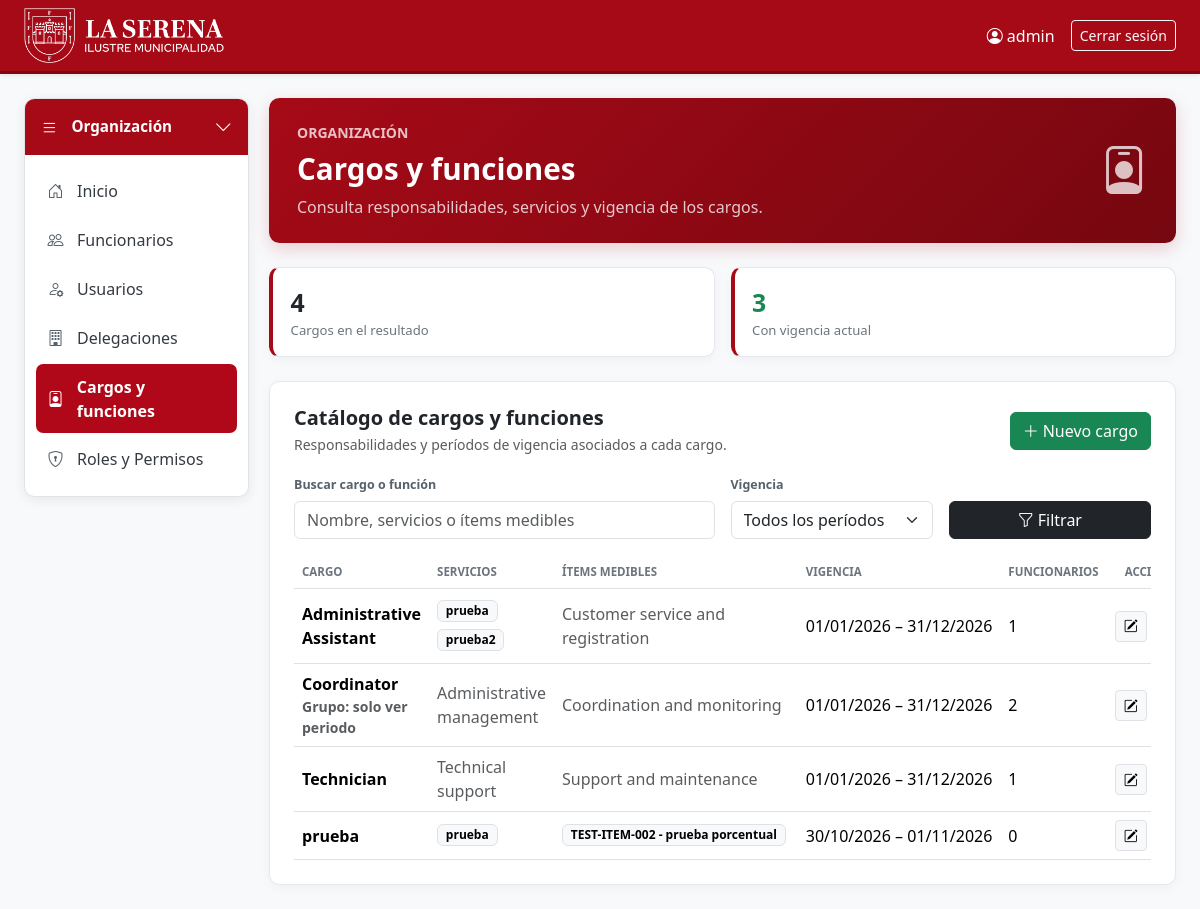
Screenshot of /organization/cargos-funciones/ (signed in) with the database file from the repository.
### organization/models.py (models this page shows, shortened)
class PositionFunction(BaseModel):
    position_id = models.BigAutoField(primary_key=True)
    position_name = models.CharField(max_length=150)
    measurable_items = models.TextField()
    catalog_items = models.ManyToManyField(
        "planning_measurements.MeasurementItem",
        blank=True,
        related_name="associated_positions",
        verbose_name="Ítems de medición del catálogo",
    )
    services = models.TextField()
    catalog_services = models.ManyToManyField(
        "registration_validation.Service",
        blank=True,
        related_name="positions",
        verbose_name="Servicios del catálogo",
    )
    weightings = models.TextField()
    validity_start = models.DateField()
    validity_end = models.DateField()
    group = models.ForeignKey(
    "auth.Group",
    on_delete=models.PROTECT,
    null=True,
    blank=True,
    related_name="positions",
    verbose_name="Grupo de permisos",
)
    class Meta:
        verbose_name = "Position and Role"
        verbose_name_plural = "Positions and Roles"

### registration_validation/models.py (models this page shows, shortened)
class Service(BaseModel):
    service_id = models.BigAutoField(
        primary_key=True,
        verbose_name="ID del servicio",
    )
    code = models.CharField(
        max_length=50,
        unique=True,
        verbose_name="Código",
    )
    name = models.CharField(
        max_length=150,
        verbose_name="Nombre",
    )
    description = models.TextField(
        blank=True,
        verbose_name="Descripción",
    )
    status = models.BooleanField(
        default=True,
        verbose_name="Estado",
    )
    class Meta:
        verbose_name = "Servicio"
        verbose_name_plural = "Servicios"
        ordering = ("name", "service_id")

### planning_measurements/models.py (models this page shows, shortened)
class MeasurementItem(BaseModel):
    item_id = models.BigAutoField(primary_key=True)
    code = models.CharField(
        max_length=20,
        unique=True,
        verbose_name="Código"
    )
    name = models.CharField(
        max_length=150,
        verbose_name="Nombre"
    )
    description = models.TextField(
        blank=True,
        verbose_name="Descripción"
    )
    class ItemType(models.TextChoices):
        QUANTITATIVE = "quantitative", "Cuantitativo"
        PERCENTAGE = "percentage", "Porcentual"
    item_type = models.CharField(
        max_length=20,
        choices=ItemType.choices,
        default=ItemType.QUANTITATIVE,
        verbose_name="Tipo de medición"
    )
    unit = models.CharField(
        max_length=50,
        blank=True,
        verbose_name="Unidad de medida",
    )
    formula = models.TextField(
        blank=True,
        verbose_name="Descripción de la fórmula"
    )
    is_active = models.BooleanField(
        default=True,
        verbose_name="Activo"
    )
    class Meta:
        verbose_name = "Ítem de medición"
        verbose_name_plural = "Ítems de medición"
        ordering = ["code"]

### organization/views.py (the view)
# urls.py: path("cargos-funciones/", views.position_list, name="position_list"),
@organization_access("organization.view_positionfunction")
def position_list(request):
	delegation_id = _delegation_id(request.user)
	employee_filter = Q(employees__deleted_at__isnull=True)
	if not request.user.is_superuser and delegation_id is not None:
		employee_filter &= Q(employees__delegation_id=delegation_id)
	records = _scoped_queryset(
		PositionFunction.objects.annotate(
			employee_count=Count(
				"employees",
				filter=employee_filter,
			)
		).select_related("group"),
		request.user,
		"employees__delegation_id",
	).distinct()
	mutation_context = _handle_mutations(
		request,
		records,
		PositionForm,
		"positionfunction",
		"cargo",
	)
	if mutation_context is None:
		return redirect("organization:position_list")
	positions = records
	search = _query(request.GET.get("q"))
	validity = _query(request.GET.get("validity"))
	today = timezone.localdate()
	if search:
		positions = positions.filter(
			Q(position_name__icontains=search)
			| Q(measurable_items__icontains=search)
			| Q(services__icontains=search)
		)
	if validity == "current":
		positions = positions.filter(
			validity_start__lte=today,
			validity_end__gte=today,
		)
	elif validity == "expired":
		positions = positions.filter(validity_end__lt=today)
	elif validity == "upcoming":
		positions = positions.filter(validity_start__gt=today)
	positions = positions.order_by("position_name")
	context = {
		"positions": positions,
		"total_positions": positions.count(),
		"current_positions": positions.filter(
			validity_start__lte=today,
			validity_end__gte=today,
		).count(),
		"active_page": "positions",
		"page_title": "Cargos y funciones",
		"page_description": "Consulta responsabilidades, servicios y vigencia de los cargos.",
		"page_icon": "bi-person-badge",
	}
	context.update(mutation_context)
	return render(
		request,
		"organization/positions.html",
		context,
	)

### organization/views.py (called while the page is built, shortened)
def _delegation_id(user):
	profile = getattr(user, "profile", None)
	return profile.delegation_id if profile else None

def _scoped_queryset(queryset, user, relation):
	queryset = queryset.filter(deleted_at__isnull=True)
	if user.is_superuser:
		return queryset

def _query(value):
	return value.strip() if value else ""

### templates/organization/positions.html (shortened to what this page needs)
{% extends "organization/base.html" %}
{% block organization_content %}
<div class="row g-3 mb-4">
    <div class="col-12 col-md-6"><div class="section-card metric h-100"><div class="value">{{ total_positions }}</div><div class="label">Cargos en el resultado</div></div></div>
    <div class="col-12 col-md-6"><div class="section-card metric h-100"><div class="value text-success">{{ current_positions }}</div><div class="label">Con vigencia actual</div></div></div>
</div>
<section class="section-card p-3 p-lg-4">
    <div class="d-flex flex-wrap align-items-center justify-content-between gap-3 mb-3">
        <div><h2 class="h5 mb-1 fw-bold">Catálogo de cargos y funciones</h2><p class="text-muted small mb-0">Responsabilidades y períodos de vigencia asociados a cada cargo.</p></div>
        {% if perms.organization.add_positionfunction %}<a class="btn btn-success" href="?modal=create"><i class="bi bi-plus-lg me-1"></i>Nuevo cargo</a>{% endif %}
    </div>
    <form class="row g-3 align-items-end mb-3" method="get">
        <div class="col-12 col-md-6"><label class="filter-label" for="position-search">Buscar cargo o función</label><input id="position-search" name="q" value="{{ request.GET.q }}" class="form-control" placeholder="Nombre, servicios o ítems medibles" type="search"></div>
        <div class="col-12 col-md-3"><label class="filter-label" for="position-validity">Vigencia</label><select id="position-validity" name="validity" class="form-select"><option value="">Todos los períodos</option></select></div>
        <div class="col-12 col-md-3"><button class="btn btn-dark w-100" type="submit"><i class="bi bi-funnel me-1"></i>Filtrar</button></div>
    </form>
    <div class="table-responsive"><table class="table table-hover align-middle mb-0"><thead><tr><th>Cargo</th><th>Servicios</th><th>Ítems medibles</th><th>Vigencia</th><th>Funcionarios</th><th class="text-end">Acciones</th></tr></thead><tbody>
        {% for position in positions %}
        <tr>
            <td class="fw-semibold">{{ position.position_name }}{% if position.group %}<div class="text-muted small">Grupo: {{ position.group.name }}</div>{% endif %}</td>
            <td>
                {% for service in position.catalog_services.all %}
                    <span class="badge text-bg-light border me-1 mb-1">
                        {{ service.name }}
                    </span>
                {% empty %}
                    {% if position.services %}
                        <span class="text-muted">
                            {{ position.services|truncatewords:12 }}
                        </span>
                    {% else %}
                        <span class="text-muted small">
                            Sin servicios asociados
                        </span>
                    {% endif %}
                {% endfor %}
            </td>
            <td>
                {% for item in position.catalog_items.all %}
                    <span class="badge text-bg-light border me-1 mb-1">
                        {{ item.code }} - {{ item.name }}
                    </span>
                {% empty %}
                    {% if position.measurable_items %}
                        <span class="text-muted">
                            {{ position.measurable_items|truncatewords:12 }}
                        </span>
                    {% else %}
                        <span class="text-muted small">
                            Sin ítems asociados
                        </span>
                    {% endif %}
                {% endfor %}
            </td>
            <td class="text-nowrap">{{ position.validity_start|date:"d/m/Y" }} – {{ position.validity_end|date:"d/m/Y" }}</td><td>{{ position.employee_count }}</td>
            <td><div class="d-flex justify-content-end gap-1">
                {% if perms.organization.change_positionfunction %}<a class="btn btn-sm btn-light border" href="?modal=edit&amp;id={{ position.pk }}" title="Modificar cargo" aria-label="Modificar {{ position.position_name }}"><i class="bi bi-pencil-square"></i></a>{% endif %}
            </div></td>
        </tr>
        {% empty %}<tr><td colspan="6" class="text-center py-5"><i class="bi bi-person-badge fs-2 text-muted d-block mb-2"></i><span class="text-muted">No hay cargos para mostrar.</span></td></tr>
        {% endfor %}
    </tbody></table></div>
</section>
{% endblock %}

### templates/base.html (shortened to what this page needs)
<!DOCTYPE html>
{% load static %}
<html lang="es">
<head>
    <link href="https://cdn.jsdelivr.net/npm/bootstrap@5.3.3/dist/css/bootstrap.min.css" rel="stylesheet">
    <link href="https://cdn.jsdelivr.net/npm/bootstrap-icons@1.11.3/font/bootstrap-icons.min.css" rel="stylesheet">
</head>
<body>
<nav class="navbar navbar-expand-lg topbar mb-4 shadow-sm">
    <div class="container-fluid px-4">
        <a class="navbar-brand py-0" href="{% url 'home' %}">
            <img src="{% static 'img/horizontal-blanco.png' %}" alt="Logo La Serena" height="55">
        </a>
        <div class="collapse navbar-collapse" id="navbarMain">
            {% if user.is_authenticated %}
            <span class="navbar-text me-3"><i class="bi bi-person-circle"></i> {{ user.username }}</span>
            <form method="post" action="{% url 'logout' %}" class="d-inline">
                <button type="submit" class="btn btn-outline-light btn-sm">Cerrar sesión</button>
            </form>
            {% endif %}
        </div>
    </div>
</nav>
<div class="container-fluid px-4">
    <div class="workspace-layout">
        {% block sidebar %}{% endblock %}
        <div class="workspace-content">
            <main>
        {% block contenido %}{% endblock %}
            </main>
        </div>
    </div>
</div>
</body>
</html>

### templates/base.html (style rules this page uses)
body { background: #f8f9fb; }
.topbar { background-color: #a60a17; border-bottom: 3px solid #800711; }
.topbar .navbar-brand, .topbar .nav-link, .topbar .navbar-text { color: #fff; }
.topbar .navbar-brand { font-weight: bold; font-size: 1.2rem; }
.workspace-layout { display: flex; align-items: flex-start; gap: 1.25rem; }
.workspace-content { flex: 1 1 auto; min-width: 0; }

### templates/organization/base.html (style rules this page uses)
.section-card { background: #fff; border: 1px solid #e5e7eb; border-radius: .65rem; box-shadow: 0 3px 12px rgba(24, 33, 44, .04); }
.metric { border-left: 4px solid #a60a17; padding: 1rem 1.1rem; }
.metric .value { color: #23272b; font-size: 1.55rem; font-weight: 700; }
.metric .label { color: #6c757d; font-size: .82rem; }
.table thead th { color: #6c757d; font-size: .72rem; text-transform: uppercase; white-space: nowrap; }
.table tbody td { vertical-align: middle; }
.filter-label { color: #56616b; font-size: .78rem; font-weight: 600; margin-bottom: .35rem; }

### rows the page displays
PositionFunction: position_name "Administrative Assistant", measurable_items "Customer service and registration", validity_start "01/01/2026", validity_end "31/12/2026", employee_count "1"
Service: name "prueba"
Service: name "prueba2"
PositionFunction: position_name "Coordinator", group.name "solo ver periodo", services "Administrative management", measurable_items "Coordination and monitoring", validity_start "01/01/2026", validity_end "31/12/2026", employee_count "2"
PositionFunction: position_name "Technician", services "Technical support", measurable_items "Support and maintenance", validity_start "01/01/2026", validity_end "31/12/2026", employee_count "1"
PositionFunction: position_name "prueba", validity_start "30/10/2026", validity_end "01/11/2026", employee_count "0"
MeasurementItem: code "TEST-ITEM-002", name "prueba porcentual"

### other values shown
{{ user.username }} "admin"
{{ page_title }} "Cargos y funciones"
{{ page_description }} "Consulta responsabilidades, servicios y vigencia de los cargos."
{{ total_positions }} "4"
{{ current_positions }} "3"
